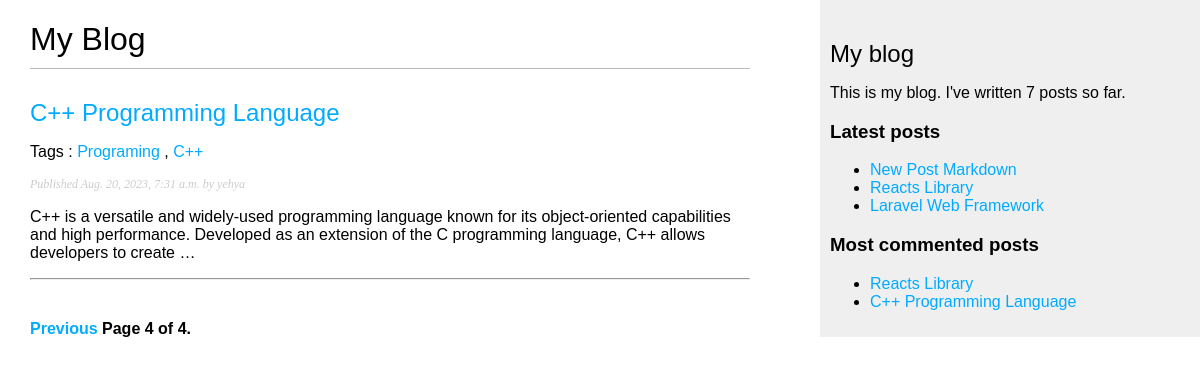
The app's page /blog/?page=4 with its own data.
### blog/models.py (models this page shows, shortened)
class Post(models.Model):
    class Status(models.TextChoices):
        DRAFT = 'DF', 'Draft'
        PUBLISHED = 'PB', 'Published'
    title = models.CharField(max_length=250)
    slug = models.SlugField(max_length=250, unique_for_date='publish')
    author = models.ForeignKey(User, on_delete=models.CASCADE, related_name='blog_posts')
    body = models.TextField()
    publish = models.DateTimeField(default=timezone.now)
    created = models.DateTimeField(auto_now_add=True)
    updated = models.DateTimeField(auto_now=True)
    status = models.CharField(max_length=2, choices=Status.choices, default=Status.DRAFT)
    tags = TaggableManager()
    class Meta:
        ordering = ['-publish']
        indexes = [
            models.Index(fields=['-publish']),
        ]
    def get_absolute_url(self):
        return reverse("blog:post_detail", args=[
            self.publish.year,
            self.publish.month,
            self.publish.day,
            self.slug,
        ])

### blog/views.py (the view)
# urls.py: path('', views.post_list, name='post_list'),
def post_list(request, tag_slug=None):
    post_list = Post.objects.all()
    tag = None
    if tag_slug:
        tag = get_object_or_404(Tag, slug=tag_slug)
        post_list = post_list.filter(tags__in=[tag])
    paginator = Paginator(post_list, 2)
    page_number = request.GET.get('page', 1)
    try:
        posts = paginator.page(page_number)
    except PageNotAnInteger:
        posts = paginator.page(1)
    except EmptyPage:
        posts = paginator.page(paginator.num_pages)
    return render(request, 'blog/post/list.html', {'posts': posts, 'tag':tag})

### blog/templatetags/blog_tags.py (called while the page is built)
@register.simple_tag
def total_posts():
    return Post.objects.count()

@register.inclusion_tag('blog/post/latest_posts.html')
def show_latest_posts(count=5):
    latest_posts = Post.objects.order_by('-publish')[:count]
    return {'latest_posts': latest_posts}

@register.simple_tag
def get_most_commented_posts(count=5):
    return Post.objects.annotate(total_comments=Count('comments')).order_by('-total_comments')[:count]

@register.filter(name='markdown')
def markdown_format(text):
    return mark_safe(markdown.markdown(text))

### blog/templates/blog/post/list.html (shortened to what this page needs)
{% extends "blog/base.html" %}
{% load blog_tags %}
{% block content %}
    <h1>My Blog</h1>
    {% for post in posts %}
        <h2>
        <a href="{{post.get_absolute_url}}">
        {{ post.title }}
        </a>
        </h2>
        <p class="tags">
            Tags :
            {% for tag in post.tags.all %}
                <a href="{%url 'blog:post_list_by_tag' tag.slug %}">{{ tag.name }}</a>
                {% if not forloop.last %} , {%endif%}
            {% endfor %}
        </p>
        <p class="date">
        Published {{ post.publish }} by {{ post.author }}
        </p>
        {{ post.body|markdown|truncatewords:30 }}
        <hr />
    {% endfor %}
    {% include "pagination.html" with page=posts %}
{% endblock content %}

### blog/templates/blog/base.html (shortened to what this page needs)
{% load static %}
{% load blog_tags %}
<!DOCTYPE html>
<html>
    <head>
        <link href="{% static "css/blog.css" %}" rel="stylesheet">
    </head>
    <body>
        <div id="content">
            {% block content %}
            {% endblock %}
        </div>
        <div id="sidebar">
            <h2>My blog</h2>
            <p>
                This is my blog.
                I've written {% total_posts %} posts so far.
            </p>
            <h3>Latest posts</h3>
            {% show_latest_posts 3 %}
            <h3>Most commented posts</h3>
            {% get_most_commented_posts 2 as most_commented_posts %}
            <ul>
                {% for post in most_commented_posts %}
                    <li>
                        <a href="{{ post.get_absolute_url }}">{{ post.title }}</a>
                    </li>
                {% endfor %}
            </ul>
        </div>
    </body>
</html>

### blog/templates/blog/post/latest_posts.html
<ul>
    {% for post in latest_posts %}
        <li>
            <a href="{{ post.get_absolute_url }}">{{ post.title }}</a>
        </li>
    {% endfor %}
</ul>

### blog/static/css/blog.css (style rules this page uses)
body { margin:0; padding:0; font-family:helvetica, sans-serif; }
a { color:#00abff; text-decoration:none; }
h1 { font-weight:normal; border-bottom:1px solid #bbb; padding:0 0 10px 0; }
h2 { font-weight:normal; margin:30px 0 0; }
#content { float:left; width:60%; padding:0 0 0 30px; }
#sidebar { float:right; width:30%; padding:10px; background:#efefef; height:100%; }
p.date { color:#ccc; font-family: georgia, serif; font-size: 12px; font-style: italic; }

### records on screen
Post: title "C++ Programming Language", publish "Aug. 20, 2023, 7:31 a.m.", author "yehya", body "C++ is a versatile and widely-used programming language known for its object-oriented capabilities and high performance. Developed as an extension of the C programming language, C++ allows developers to create …"
Tag: name "Programing"
Tag: name "C++"
Post: title "New Post Markdown"
Post: title "Reacts Library"
Post: title "Laravel Web Framework"

### other values on screen
{{ page.number }} "4"
{{ page.paginator.num_pages }} "4"
